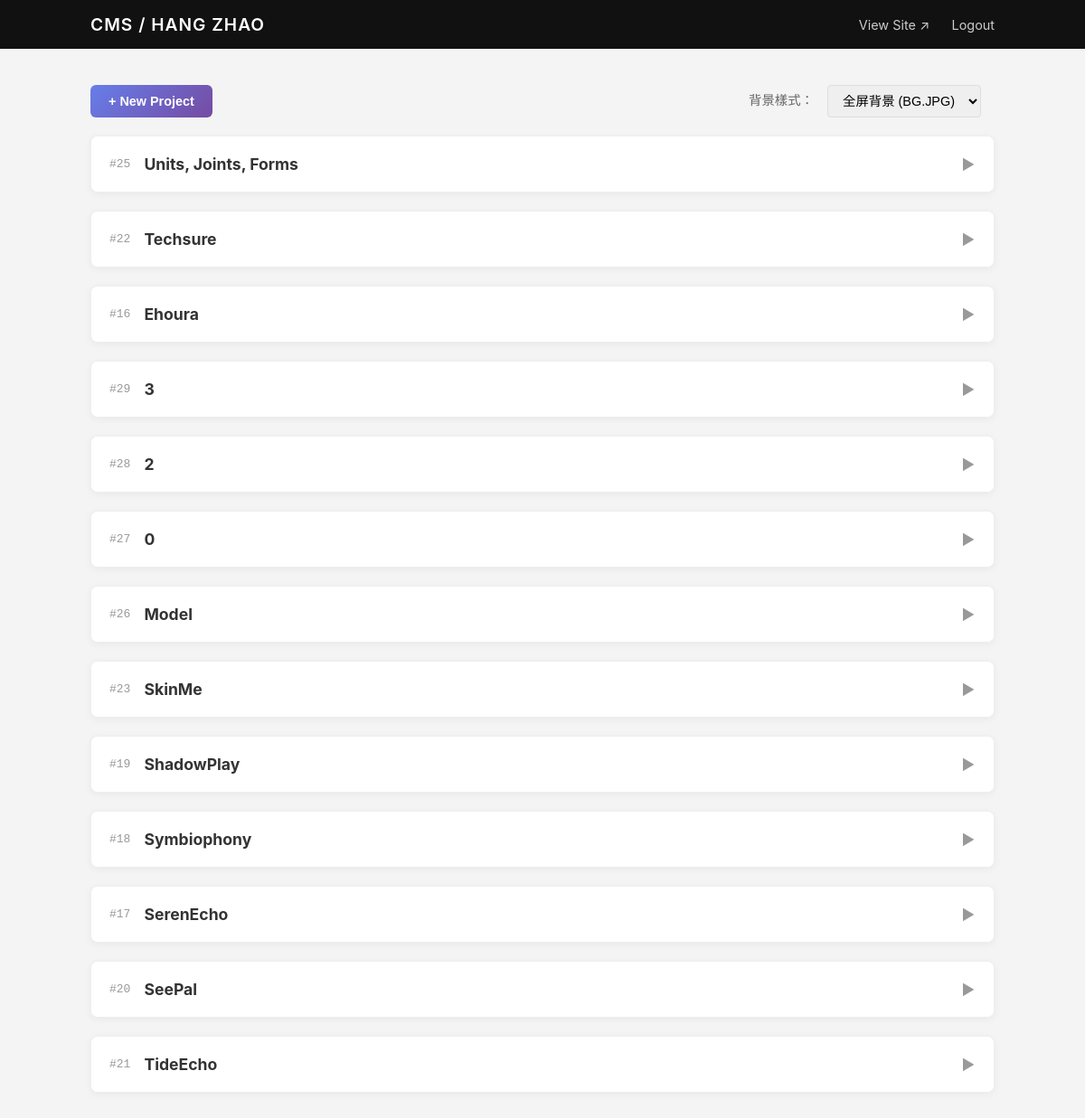
/admin.php (signed in), run on an earlier commit of the app's database.
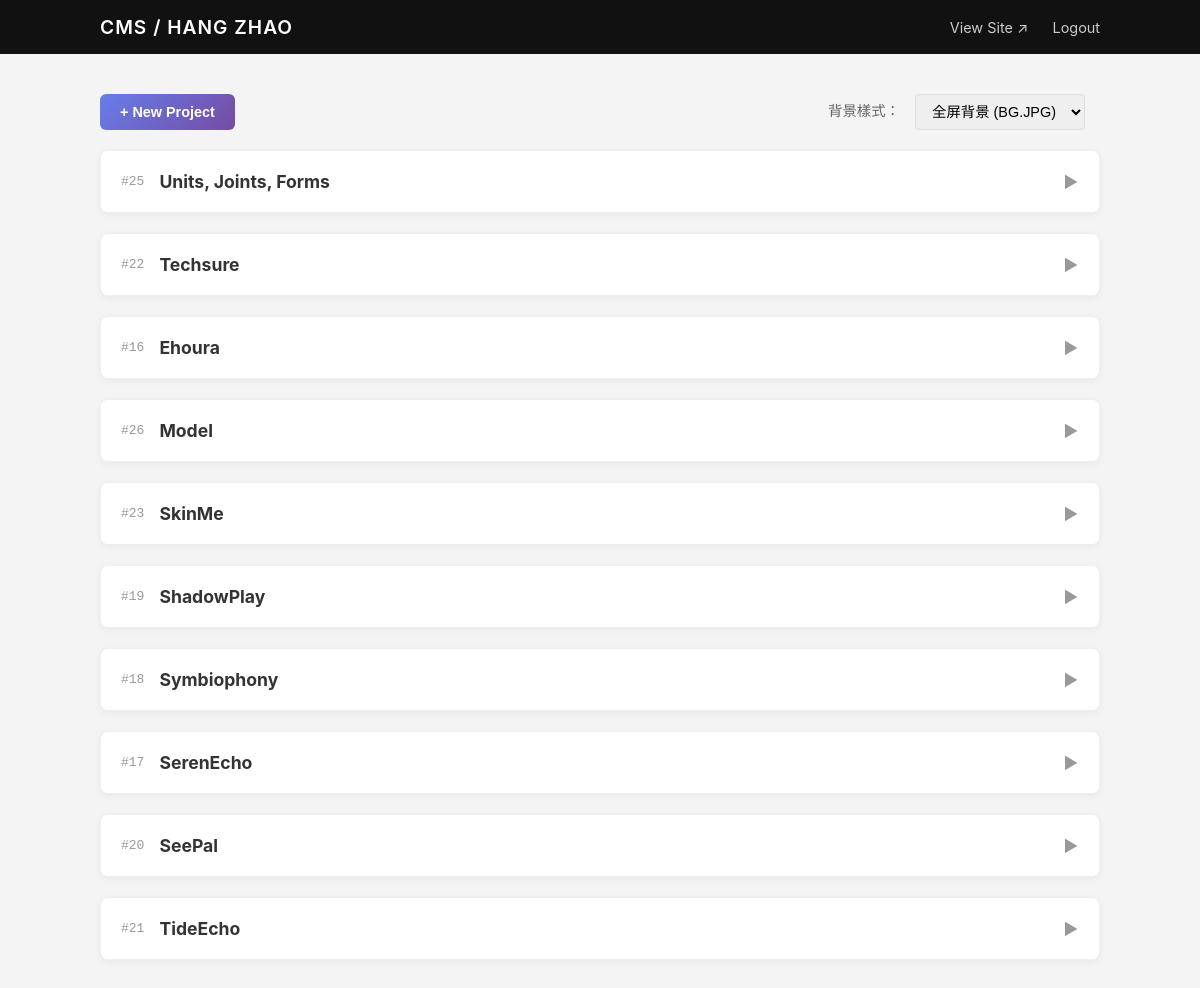
And on a later commit of the database.
### tables this page shows
CREATE TABLE projects (
      id INTEGER PRIMARY KEY AUTOINCREMENT,
      title TEXT NOT NULL,
      slug TEXT UNIQUE,
      description TEXT,
      tags TEXT,                 -- 逗号分隔，或存 JSON
      image_url TEXT,            -- 首图
      gallery_json TEXT,         -- 其他图 JSON 数组
      meta_json TEXT,            -- 可扩展的结构化元数据（JSON），用于 subtitle/links/tools/process 等
      url TEXT,                  -- 外链（Behance/GitHub/视频等）
       year INTEGER,
       month INTEGER,
      featured INTEGER DEFAULT 0,
      order_index INTEGER DEFAULT 0,
      created_at TEXT NOT NULL,
      updated_at TEXT NOT NULL
    , background_problem TEXT, design_goals TEXT, solution_overview TEXT, interaction_design TEXT, pipeline TEXT, prototype_highlights TEXT, usability_testing TEXT, outcomes TEXT, ethics TEXT, next_steps TEXT, media_notes TEXT, acknowledgements TEXT, contact TEXT, subtitle TEXT, links TEXT, tools TEXT, hero_media TEXT);

### src/config.php (called while the page is built)
<?php
return [
  'db_path' => __DIR__ . '/../data/portfolio.sqlite',
  'admin_password' => '949949Zh',
  'site_name' => 'HANG ZHAO',
  'background_style' => 'full',
];

### src/db.php (called while the page is built, shortened)
<?php
function get_pdo(): PDO {
  static $pdo = null;
  if ($pdo) return $pdo;
  $config = require __DIR__ . '/config.php';
  $dsn = 'sqlite:' . $config['db_path'];
  $pdo = new PDO($dsn, null, null, [
    PDO::ATTR_ERRMODE => PDO::ERRMODE_EXCEPTION,
    PDO::ATTR_DEFAULT_FETCH_MODE => PDO::FETCH_ASSOC,
  ]);
  $pdo->exec('PRAGMA foreign_keys = ON;');
  return $pdo;
}

### src/functions.php (called while the page is built, shortened)
<?php
require_once __DIR__ . '/db.php';
function get_projects(bool $only_featured = false): array
{
  $pdo = get_pdo();
  $sql = "SELECT * FROM projects ";
  $sql .= "ORDER BY featured DESC, order_index DESC, year DESC, id DESC";
  return $pdo->query($sql)->fetchAll();
}

### public/admin.php (the view, shortened to what this page needs)
<?php
require __DIR__ . '/../src/functions.php';
$config = require __DIR__ . '/../src/config.php';
$is_logged_in = !empty($_SESSION['admin_ok']);
$projects = $is_logged_in ? get_projects(false) : [];
?>
<!doctype html>
<html lang="en">
<head>
  <link rel="stylesheet" href="css/admin.css?v=<?= time() ?>">
  <link rel="stylesheet" href="https://unpkg.com/easymde/dist/easymde.min.css">
  <link href="https://unpkg.com/cropperjs@1.5.13/dist/cropper.min.css" rel="stylesheet">
</head>
<body class="admin-page">
  <header class="admin-header">
    <div class="header-inner">
      <h1>CMS / <?= htmlspecialchars($config['site_name']) ?></h1>
      <nav>
        <a href="index.php" target="_blank" class="btn-text">View Site ↗</a>
        <?php if ($is_logged_in): ?>
          <a href="admin.php?action=logout" class="btn-text danger">Logout</a>
        <?php endif; ?>
      </nav>
    </div>
  </header>
  <main class="admin-container">
    <?php if (!$is_logged_in): ?>
      <div class="login-card">
        <form method="post"><input type="hidden" name="action" value="login"><input type="password" name="password"
            placeholder="Password" required autofocus><button class="btn-primary" type="submit">Login</button></form>
      </div><?php else: ?>
      <div class="actions-bar">
        <button class="btn-primary"
          onclick="document.getElementById('create-form').classList.toggle('hidden')">+ New Project</button>
        <div style="margin-left: auto; display: flex; align-items: center; gap: 15px;">
          <label style="font-size: 0.9rem; color: #666;">背景樣式：</label>
          <select id="bg-style-selector" onchange="updateBackgroundStyle(this.value)"
                  style="padding: 8px 12px; border: 1px solid #ddd; border-radius: 4px; font-size: 0.9rem;">
            <option value="full" <?= ($config['background_style'] ?? 'full') === 'full' ? 'selected' : '' ?>>全屏背景 (BG.JPG)</option>
          </select>
        </div>
      </div>
      <div class="project-list">
        <?php foreach ($projects as $p):
          ?>
          <div class="editor-card collapsed" id="project-<?= $p['id'] ?>">
            <div class="card-header" onclick="toggleEdit(<?= $p['id'] ?>)">
              <div class="header-info"><span class="id">#<?= $p['id'] ?></span><strong
                  class="title"><?= htmlspecialchars($p['title']) ?></strong></div><span class="arrow">▼</span>
            </div>
          </div>
        <?php endforeach; ?>
      </div>
    <?php endif; ?>
  </main>
</body>
</html>

### public/css/admin.css (style rules this page uses)
body.admin-page { background-color: #f4f4f4; color: #333; font-family: -apple-system, BlinkMacSystemFont, "Segoe UI", Roboto, sans-serif; margin: 0; padding: 0; }
.admin-header { background: #111; color: #fff; padding: 15px 0; position: sticky; top: 0; z-index: 100; }
.header-inner { max-width: 1000px; margin: 0 auto; padding: 0 20px; display: flex; justify-content: space-between; align-items: center; }
.admin-header h1 { margin: 0; font-size: 1.2rem; font-weight: 600; letter-spacing: 1px; }
.btn-text { color: #ccc; text-decoration: none; font-size: 0.9rem; margin-left: 20px; transition: color 0.2s; }
.admin-container { max-width: 1000px; margin: 40px auto; padding: 0 20px; }
.btn-primary { background: #111; color: #fff; border: none; padding: 10px 20px; border-radius: 4px; cursor: pointer; transition: background 0.2s; }
.actions-bar { display: flex; justify-content: space-between; align-items: center; margin-bottom: 20px; }
.editor-card { background: #fff; border-radius: 8px; box-shadow: 0 2px 8px rgba(0, 0, 0, 0.05); margin-bottom: 20px; overflow: hidden; border: 1px solid #eee; transition: all 0.3s ease; }
.card-header { padding: 20px; background: #fff; border-bottom: 1px solid #f0f0f0; display: flex; justify-content: space-between; align-items: center; cursor: pointer; user-select: none; }
.header-info { display: flex; align-items: center; gap: 15px; }
.header-info .id { color: #999; font-family: monospace; }
.header-info .title { font-size: 1.1rem; }
.arrow { transition: transform 0.3s; color: #999; }
.editor-card.collapsed .arrow { transform: rotate(-90deg); }
.editor-card.collapsed .card-header { border-bottom: none; }
label { display: block; margin-bottom: 6px; font-weight: 500; font-size: 0.9rem; color: #444; }
.btn-primary, .btn-secondary { padding: 10px 20px; border: none; border-radius: 6px; font-size: 0.9rem; font-weight: 600; cursor: pointer; transition: all 0.2s ease; }
.btn-primary { background: linear-gradient(135deg, #667eea 0%, #764ba2 100%); color: white; }

What changed in the data, as far as the page shows it:
removed projects: id "29", title "3"
removed projects: id "28", title "2"
removed projects: id "27", title "0"
